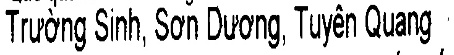
#> input picture Trash/12.jpg, 454 x 55 px
$ python -i scan.py   (imports and definitions only)
#> lines starting #> are read from the running program, lines starting #| are printed output that depends on the picture; after the words box and inside, x2 and y2 are one past the last pixel; in counts of white or black regions, pixels touching at a corner belong together
### pyimagesearch/imutils.py
# Import the necessary packages
import numpy as np
import cv2

# [23 lines left out: functions translate, rotate, not called in this run]

def resize(image, width = None, height = None, inter = cv2.INTER_AREA):
	# initialize the dimensions of the image to be resized and
	# grab the image size
	dim = None
	(h, w) = image.shape[:2]

	# if both the width and height are None, then return the
	# original image
	if width is None and height is None:
		return image

	# check to see if the width is None
	if width is None:
		# calculate the ratio of the height and construct the
		# dimensions
		r = height / float(h)
		dim = (int(w * r), height)

	# otherwise, the height is None
	else:
		# calculate the ratio of the width and construct the
		# dimensions
		r = width / float(w)
		dim = (width, int(h * r))

	# resize the image
	resized = cv2.resize(image, dim, interpolation = inter)

	# return the resized image
	return resized

### scan.py
# USAGE:
# python scan.py (--images <IMG_DIR> | --image <IMG_PATH>) [-i]
# For example, to scan a single image with interactive mode:
# python scan.py --image sample_images/desk.JPG -i
# To scan all images in a directory automatically:
# python scan.py --images sample_images

# Scanned images will be output to directory named 'output'

from pyimagesearch import transform
from pyimagesearch import imutils
from scipy.spatial import distance as dist
from matplotlib.patches import Polygon
import polygon_interacter as poly_i
import numpy as np
import matplotlib.pyplot as plt
import itertools
import math
import cv2
from pylsd.lsd import lsd

import argparse
import os

class DocScanner(object):
    """An image scanner"""

    def __init__(self, interactive=False, MIN_QUAD_AREA_RATIO=0.25, MAX_QUAD_ANGLE_RANGE=40):
        self.interactive = interactive
        self.MIN_QUAD_AREA_RATIO = MIN_QUAD_AREA_RATIO
        self.MAX_QUAD_ANGLE_RANGE = MAX_QUAD_ANGLE_RANGE

    # [45 lines left out: functions filter_corners, angle_between_vectors_degrees, get_angle, angle_range, not called in this run]

    def get_corners(self, img):
        """
        Returns a list of corners ((x, y) tuples) found in the input image. With proper
        pre-processing and filtering, it should output at most 10 potential corners.
        This is a utility function used by get_contours. The input image is expected
        to be rescaled and Canny filtered prior to be passed in.
        """
        lines = lsd(img)
        corners = []
        if lines is not None:
            # separate out the horizontal and vertical lines, and draw them back onto separate canvases
            lines = lines.squeeze().astype(np.int32).tolist()
            horizontal_lines_canvas = np.zeros(img.shape, dtype=np.uint8)
            vertical_lines_canvas = np.zeros(img.shape, dtype=np.uint8)
            for line in lines:
                x1, y1, x2, y2, _ = line
                if abs(x2 - x1) > abs(y2 - y1):
                    (x1, y1), (x2, y2) = sorted(((x1, y1), (x2, y2)), key=lambda pt: pt[0])
                    cv2.line(horizontal_lines_canvas, (max(x1 - 5, 0), y1), (min(x2 + 5, img.shape[1] - 1), y2), 255, 2)
                else:
                    (x1, y1), (x2, y2) = sorted(((x1, y1), (x2, y2)), key=lambda pt: pt[1])
                    cv2.line(vertical_lines_canvas, (x1, max(y1 - 5, 0)), (x2, min(y2 + 5, img.shape[0] - 1)), 255, 2)

            lines = []

            # find the horizontal lines (connected-components -> bounding boxes -> final lines)
            (contours, hierarchy) = cv2.findContours(horizontal_lines_canvas, cv2.RETR_EXTERNAL, cv2.CHAIN_APPROX_NONE)
            contours = sorted(contours, key=lambda c: cv2.arcLength(c, True), reverse=True)[:2]
            horizontal_lines_canvas = np.zeros(img.shape, dtype=np.uint8)
            for contour in contours:
                contour = contour.reshape((contour.shape[0], contour.shape[2]))
                min_x = np.amin(contour[:, 0], axis=0) + 2
                max_x = np.amax(contour[:, 0], axis=0) - 2
                left_y = int(np.average(contour[contour[:, 0] == min_x][:, 1]))
                right_y = int(np.average(contour[contour[:, 0] == max_x][:, 1]))
                lines.append((min_x, left_y, max_x, right_y))
                cv2.line(horizontal_lines_canvas, (min_x, left_y), (max_x, right_y), 1, 1)
                corners.append((min_x, left_y))
                corners.append((max_x, right_y))

            # find the vertical lines (connected-components -> bounding boxes -> final lines)
            (contours, hierarchy) = cv2.findContours(vertical_lines_canvas, cv2.RETR_EXTERNAL, cv2.CHAIN_APPROX_NONE)
            contours = sorted(contours, key=lambda c: cv2.arcLength(c, True), reverse=True)[:2]
            vertical_lines_canvas = np.zeros(img.shape, dtype=np.uint8)
            for contour in contours:
                contour = contour.reshape((contour.shape[0], contour.shape[2]))
                min_y = np.amin(contour[:, 1], axis=0) + 2
                max_y = np.amax(contour[:, 1], axis=0) - 2
                top_x = int(np.average(contour[contour[:, 1] == min_y][:, 0]))
                bottom_x = int(np.average(contour[contour[:, 1] == max_y][:, 0]))
                lines.append((top_x, min_y, bottom_x, max_y))
                cv2.line(vertical_lines_canvas, (top_x, min_y), (bottom_x, max_y), 1, 1)
                corners.append((top_x, min_y))
                corners.append((bottom_x, max_y))

            # find the corners
            corners_y, corners_x = np.where(horizontal_lines_canvas + vertical_lines_canvas == 2)
            corners += zip(corners_x, corners_y)

        # remove corners in close proximity
        corners = self.filter_corners(corners)
        return corners

    # [4 lines left out: function is_valid_contour, not called in this run]


    def get_contour(self, rescaled_image):
        # these constants are carefully chosen
        MORPH = 9
        CANNY = 84
        HOUGH = 25

        IM_HEIGHT, IM_WIDTH, _ = rescaled_image.shape

        # convert the image to grayscale and blur it slightly
        gray = cv2.cvtColor(rescaled_image, cv2.COLOR_BGR2GRAY)
        gray = cv2.GaussianBlur(gray, (7,7), 0)

        # dilate helps to remove potential holes between edge segments
        kernel = cv2.getStructuringElement(cv2.MORPH_RECT,(MORPH,MORPH))
        dilated = cv2.morphologyEx(gray, cv2.MORPH_CLOSE, kernel)

        # find edges and mark them in the output map using the Canny algorithm
        edged = cv2.Canny(dilated, 0, CANNY)
        test_corners = self.get_corners(edged)

        approx_contours = []

        if len(test_corners) >= 4:
            quads = []

            for quad in itertools.combinations(test_corners, 4):
                points = np.array(quad)
                points = transform.order_points(points)
                points = np.array([[p] for p in points], dtype = "int32")
                quads.append(points)

            # get top five quadrilaterals by area
            quads = sorted(quads, key=cv2.contourArea, reverse=True)[:5]
            # sort candidate quadrilaterals by their angle range, which helps remove outliers
            quads = sorted(quads, key=self.angle_range)

            approx = quads[0]
            if self.is_valid_contour(approx, IM_WIDTH, IM_HEIGHT):
                approx_contours.append(approx)
        (cnts, hierarchy) = cv2.findContours(edged.copy(), cv2.RETR_EXTERNAL, cv2.CHAIN_APPROX_SIMPLE)
        cnts = sorted(cnts, key=cv2.contourArea, reverse=True)[:5]

        # loop over the contours
        for c in cnts:
            # approximate the contour
            approx = cv2.approxPolyDP(c, 80, True)
            if self.is_valid_contour(approx, IM_WIDTH, IM_HEIGHT):
                approx_contours.append(approx)
                break

        # If we did not find any valid contours, just use the whole image
        if not approx_contours:
            TOP_RIGHT = (IM_WIDTH, 0)
            BOTTOM_RIGHT = (IM_WIDTH, IM_HEIGHT)
            BOTTOM_LEFT = (0, IM_HEIGHT)
            TOP_LEFT = (0, 0)
            screenCnt = np.array([[TOP_RIGHT], [BOTTOM_RIGHT], [BOTTOM_LEFT], [TOP_LEFT]])

        else:
            screenCnt = max(approx_contours, key=cv2.contourArea)

        return screenCnt.reshape(4, 2)

    # [13 lines left out: function interactive_get_contour, not called in this run]

    def scan(self, image_path):

#> called with image_path = 'Trash/12.jpg'
        RESCALED_HEIGHT = 500.0
        OUTPUT_DIR = 'output'

        # load the image and compute the ratio of the old height
        # to the new height, clone it, and resize it
        image = cv2.imread(image_path)
#> image is the input picture: shape (55, 454, 3); min 0, max 255, mean 207.4

        assert(image is not None)

        ratio = image.shape[0] / RESCALED_HEIGHT
#> ratio = 0.11
        orig = image.copy()
        rescaled_image = imutils.resize(image, height = int(RESCALED_HEIGHT))
#> in resize, `resized = cv2.resize(image, dim, interpolation = inter)`:
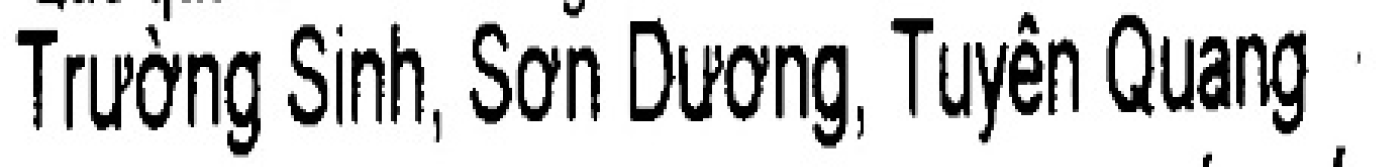
#> resized: shape (500, 4127, 3) (shown at 1/3 size); min 0, max 255, mean 207.4

        # get the contour of the document
        screenCnt = self.get_contour(rescaled_image)
#> in get_contour, `edged = cv2.Canny(dilated, 0, CANNY)`:
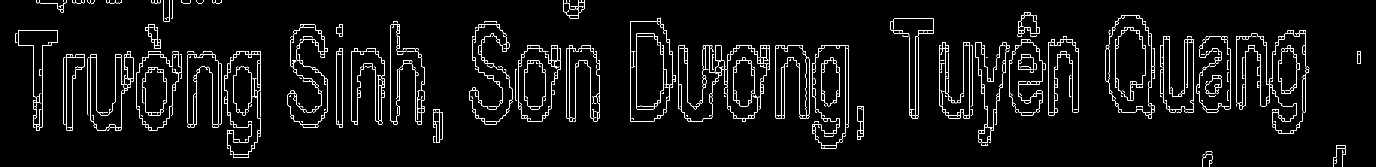
#> edged: shape (500, 4127) (shown at 1/3 size); 2.4% white in thin lines or dots

        if self.interactive:
            screenCnt = self.interactive_get_contour(screenCnt, rescaled_image)

        # apply the perspective transformation
        warped = transform.four_point_transform(orig, screenCnt * ratio)
        gray = cv2.cvtColor(warped, cv2.COLOR_BGR2GRAY)
        sharpen = cv2.GaussianBlur(gray, (0,0), 3)
        sharpen = cv2.addWeighted(gray, 1.5, sharpen, -0.5, 0)
        gray = cv2.multiply(gray, 1.5)

        #blur remove noise
        blured1 = cv2.medianBlur(gray,3)
        blured2 = cv2.medianBlur(gray,81)
        divided = np.ma.divide(blured1, blured2).data
        normed = np.uint8(255*divided/divided.max())

        th, threshed = cv2.threshold(normed, 100, 255, cv2.THRESH_OTSU )

        # save the transformed image
        #basename = os.path.basename(image_path)
        cv2.imwrite('Temp/scan.jpg',threshed)
        #print("Proccessed " + basename)

        # apply the perspective transformation
        warped1 = transform.four_point_transform(orig, screenCnt * ratio)

        # convert the warped image to grayscale
        gray1 = cv2.cvtColor(warped1, cv2.COLOR_BGR2GRAY)

        # sharpen image
        sharpen1 = cv2.GaussianBlur(gray1, (0,0), 3)
        sharpen1 = cv2.addWeighted(gray1, 1.5, sharpen, -0.5, 0)

        # apply adaptive threshold to get black and white effect
        thresh = cv2.adaptiveThreshold(sharpen1, 255, cv2.ADAPTIVE_THRESH_GAUSSIAN_C, cv2.THRESH_BINARY, 21, 15)

        # save the transformed image
        cv2.imwrite('static/media/reload.jpg' , thresh)

        return threshed

#> (the run stopped early here; a loop or call above may not have finished)

$ run again, on Trash/14.jpg
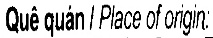
#> input picture Trash/14.jpg, 213 x 38 px
#> in scan, image is the input picture: shape (38, 213, 3); min 0, max 255, mean 202.8
#> in resize, `resized = cv2.resize(image, dim, interpolation = inter)`:
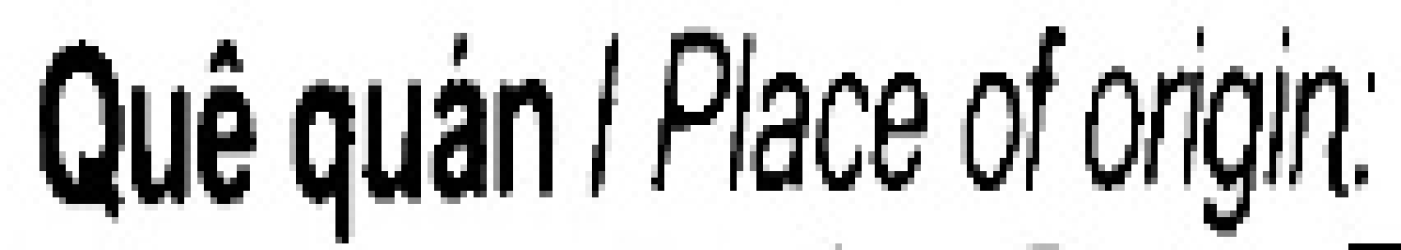
#> resized: shape (500, 2802, 3) (shown at 1/2 size); min 0, max 255, mean 202.8
#> in get_contour, `edged = cv2.Canny(dilated, 0, CANNY)`:
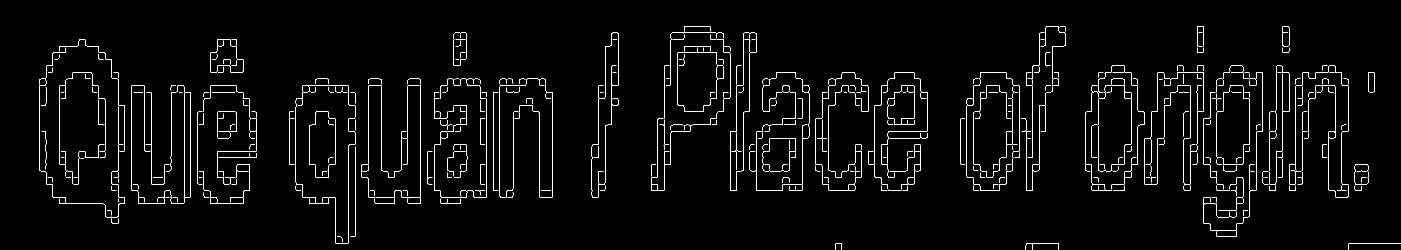
#> edged: shape (500, 2802) (shown at 1/2 size); 2.4% white in thin lines or dots, all inside (x1, y1, x2, y2) = (78, 52, 2802, 500)

$ run again, on Trash/17.jpg
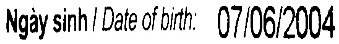
#> input picture Trash/17.jpg, 339 x 44 px
#> in scan, image is the input picture: shape (44, 339, 3); min 0, max 255, mean 203.3
#> in resize, `resized = cv2.resize(image, dim, interpolation = inter)`:
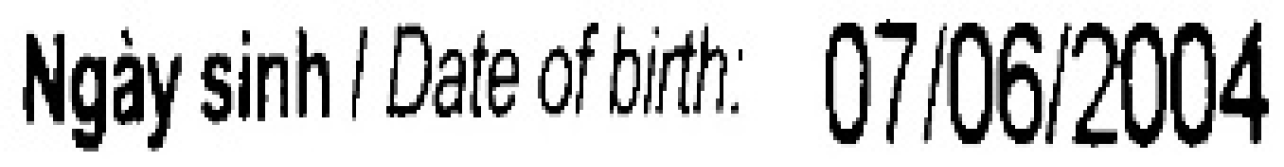
#> resized: shape (500, 3852, 3) (shown at 1/3 size); min 0, max 255, mean 203.3
#> in get_contour, `edged = cv2.Canny(dilated, 0, CANNY)`:
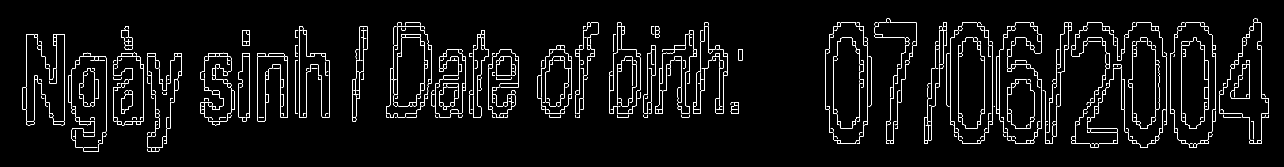
#> edged: shape (500, 3852) (shown at 1/3 size); 2.4% white in thin lines or dots, all inside (x1, y1, x2, y2) = (68, 56, 3807, 455)
